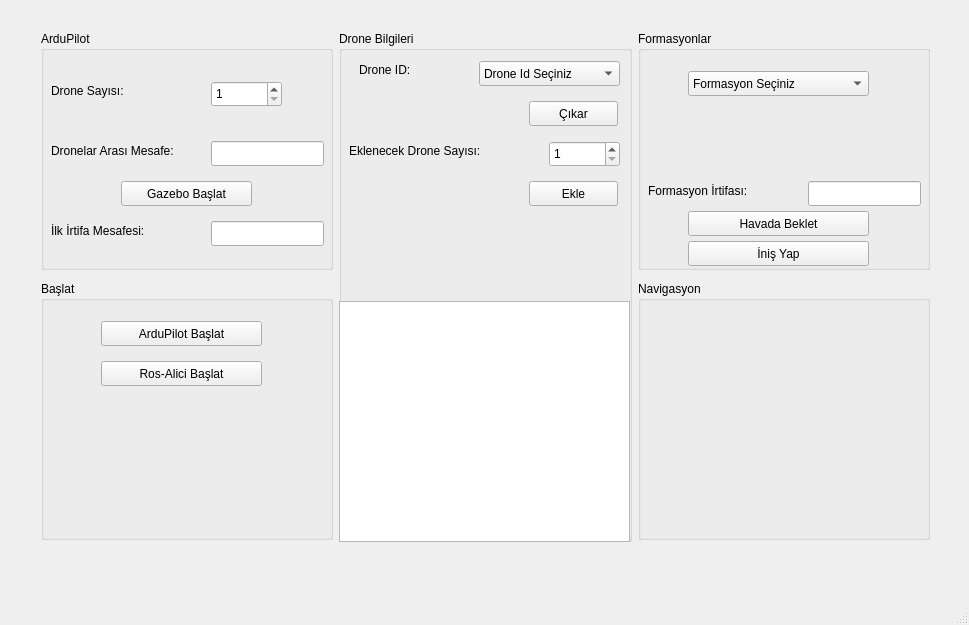
<?xml version="1.0" encoding="UTF-8"?>
<ui version="4.0">
 <class>MainWindow</class>
 <widget class="QMainWindow" name="MainWindow">
  <property name="geometry">
   <rect>
    <x>0</x>
    <y>0</y>
    <width>969</width>
    <height>625</height>
   </rect>
  </property>
  <property name="windowTitle">
   <string>MainWindow</string>
  </property>
  <widget class="QWidget" name="centralwidget">
   <widget class="QGroupBox" name="arduGrup">
    <property name="geometry">
     <rect>
      <x>41</x>
      <y>31</y>
      <width>292</width>
      <height>239</height>
     </rect>
    </property>
    <property name="title">
     <string>ArduPilot</string>
    </property>
    <widget class="QPushButton" name="gazeboStartButton">
     <property name="geometry">
      <rect>
       <x>80</x>
       <y>150</y>
       <width>131</width>
       <height>25</height>
      </rect>
     </property>
     <property name="text">
      <string>Gazebo Başlat</string>
     </property>
    </widget>
    <widget class="QLineEdit" name="droneMesafe">
     <property name="geometry">
      <rect>
       <x>170</x>
       <y>110</y>
       <width>113</width>
       <height>25</height>
      </rect>
     </property>
    </widget>
    <widget class="QLabel" name="label_2">
     <property name="geometry">
      <rect>
       <x>10</x>
       <y>110</y>
       <width>161</width>
       <height>20</height>
      </rect>
     </property>
     <property name="text">
      <string>Dronelar Arası Mesafe:</string>
     </property>
    </widget>
    <widget class="QLabel" name="label">
     <property name="geometry">
      <rect>
       <x>10</x>
       <y>50</y>
       <width>101</width>
       <height>20</height>
      </rect>
     </property>
     <property name="text">
      <string>Drone Sayısı:</string>
     </property>
    </widget>
    <widget class="QSpinBox" name="droneQuantitySpin">
     <property name="geometry">
      <rect>
       <x>170</x>
       <y>50</y>
       <width>71</width>
       <height>26</height>
      </rect>
     </property>
     <property name="minimum">
      <number>1</number>
     </property>
     <property name="maximum">
      <number>12</number>
     </property>
    </widget>
    <widget class="QLabel" name="label_7">
     <property name="geometry">
      <rect>
       <x>10</x>
       <y>190</y>
       <width>161</width>
       <height>20</height>
      </rect>
     </property>
     <property name="text">
      <string>İlk İrtifa Mesafesi:</string>
     </property>
    </widget>
    <widget class="QLineEdit" name="baaslangicIrtifasiGiris">
     <property name="geometry">
      <rect>
       <x>170</x>
       <y>190</y>
       <width>113</width>
       <height>25</height>
      </rect>
     </property>
    </widget>
   </widget>
   <widget class="QGroupBox" name="bilgiGrup">
    <property name="geometry">
     <rect>
      <x>339</x>
      <y>31</y>
      <width>293</width>
      <height>511</height>
     </rect>
    </property>
    <property name="title">
     <string>Drone Bilgileri</string>
    </property>
    <widget class="QTextBrowser" name="droneInfo">
     <property name="geometry">
      <rect>
       <x>0</x>
       <y>270</y>
       <width>291</width>
       <height>241</height>
      </rect>
     </property>
    </widget>
    <widget class="QComboBox" name="droneIdCombo">
     <property name="geometry">
      <rect>
       <x>140</x>
       <y>30</y>
       <width>141</width>
       <height>25</height>
      </rect>
     </property>
     <property name="maxVisibleItems">
      <number>15</number>
     </property>
     <item>
      <property name="text">
       <string>Drone Id Seçiniz</string>
      </property>
     </item>
     <item>
      <property name="text">
       <string>14550</string>
      </property>
     </item>
     <item>
      <property name="text">
       <string>14560</string>
      </property>
     </item>
     <item>
      <property name="text">
       <string>14570</string>
      </property>
     </item>
    </widget>
    <widget class="QLabel" name="label_3">
     <property name="geometry">
      <rect>
       <x>20</x>
       <y>30</y>
       <width>67</width>
       <height>17</height>
      </rect>
     </property>
     <property name="text">
      <string>Drone ID:</string>
     </property>
    </widget>
    <widget class="QPushButton" name="addButton">
     <property name="geometry">
      <rect>
       <x>190</x>
       <y>150</y>
       <width>89</width>
       <height>25</height>
      </rect>
     </property>
     <property name="text">
      <string>Ekle</string>
     </property>
    </widget>
    <widget class="QLabel" name="label_4">
     <property name="geometry">
      <rect>
       <x>10</x>
       <y>110</y>
       <width>161</width>
       <height>20</height>
      </rect>
     </property>
     <property name="text">
      <string>Eklenecek Drone Sayısı:</string>
     </property>
    </widget>
    <widget class="QPushButton" name="cikarButton">
     <property name="geometry">
      <rect>
       <x>190</x>
       <y>70</y>
       <width>89</width>
       <height>25</height>
      </rect>
     </property>
     <property name="text">
      <string>Çıkar</string>
     </property>
    </widget>
    <widget class="QSpinBox" name="sonradanEkleSpin">
     <property name="geometry">
      <rect>
       <x>210</x>
       <y>110</y>
       <width>71</width>
       <height>26</height>
      </rect>
     </property>
     <property name="minimum">
      <number>1</number>
     </property>
     <property name="maximum">
      <number>12</number>
     </property>
    </widget>
   </widget>
   <widget class="QGroupBox" name="formasyonlarGrup">
    <property name="enabled">
     <bool>true</bool>
    </property>
    <property name="geometry">
     <rect>
      <x>638</x>
      <y>31</y>
      <width>292</width>
      <height>239</height>
     </rect>
    </property>
    <property name="title">
     <string>Formasyonlar</string>
    </property>
    <widget class="QComboBox" name="formCombo">
     <property name="enabled">
      <bool>true</bool>
     </property>
     <property name="geometry">
      <rect>
       <x>50</x>
       <y>40</y>
       <width>181</width>
       <height>25</height>
      </rect>
     </property>
     <property name="editable">
      <bool>false</bool>
     </property>
     <property name="currentText">
      <string notr="true">Formasyon Seçiniz</string>
     </property>
     <property name="maxVisibleItems">
      <number>15</number>
     </property>
     <item>
      <property name="text">
       <string notr="true">Formasyon Seçiniz</string>
      </property>
     </item>
     <item>
      <property name="text">
       <string>Üçgen Formasyon</string>
      </property>
     </item>
     <item>
      <property name="text">
       <string>V Formasyon</string>
      </property>
     </item>
     <item>
      <property name="text">
       <string>Ok Başı Formasyon</string>
      </property>
     </item>
     <item>
      <property name="text">
       <string>Çizgi Formasyon</string>
      </property>
     </item>
     <item>
      <property name="text">
       <string>Özel Formasyon</string>
      </property>
     </item>
    </widget>
    <widget class="QPushButton" name="havadaBekleButton">
     <property name="geometry">
      <rect>
       <x>50</x>
       <y>180</y>
       <width>181</width>
       <height>25</height>
      </rect>
     </property>
     <property name="text">
      <string>Havada Beklet</string>
     </property>
    </widget>
    <widget class="QPushButton" name="InisButton">
     <property name="geometry">
      <rect>
       <x>50</x>
       <y>210</y>
       <width>181</width>
       <height>25</height>
      </rect>
     </property>
     <property name="text">
      <string>İniş Yap</string>
     </property>
    </widget>
    <widget class="QLabel" name="formIrtifa">
     <property name="geometry">
      <rect>
       <x>10</x>
       <y>150</y>
       <width>161</width>
       <height>20</height>
      </rect>
     </property>
     <property name="text">
      <string>Formasyon İrtifası:</string>
     </property>
    </widget>
    <widget class="QLineEdit" name="formAltitudeEnter">
     <property name="geometry">
      <rect>
       <x>170</x>
       <y>150</y>
       <width>113</width>
       <height>25</height>
      </rect>
     </property>
    </widget>
   </widget>
   <widget class="QGroupBox" name="navigasyonGrup">
    <property name="geometry">
     <rect>
      <x>638</x>
      <y>281</y>
      <width>292</width>
      <height>259</height>
     </rect>
    </property>
    <property name="title">
     <string>Navigasyon</string>
    </property>
   </widget>
   <widget class="QGroupBox" name="baslatGrup">
    <property name="geometry">
     <rect>
      <x>41</x>
      <y>281</y>
      <width>292</width>
      <height>259</height>
     </rect>
    </property>
    <property name="title">
     <string>Başlat</string>
    </property>
    <widget class="QPushButton" name="arduStartButton">
     <property name="geometry">
      <rect>
       <x>60</x>
       <y>40</y>
       <width>161</width>
       <height>25</height>
      </rect>
     </property>
     <property name="text">
      <string>ArduPilot Başlat</string>
     </property>
    </widget>
    <widget class="QPushButton" name="rosStartButton">
     <property name="geometry">
      <rect>
       <x>60</x>
       <y>80</y>
       <width>161</width>
       <height>25</height>
      </rect>
     </property>
     <property name="text">
      <string>Ros-Alici Başlat</string>
     </property>
    </widget>
   </widget>
  </widget>
  <widget class="QMenuBar" name="menubar">
   <property name="geometry">
    <rect>
     <x>0</x>
     <y>0</y>
     <width>969</width>
     <height>22</height>
    </rect>
   </property>
  </widget>
  <widget class="QStatusBar" name="statusbar"/>
 </widget>
 <resources/>
 <connections/>
</ui>
